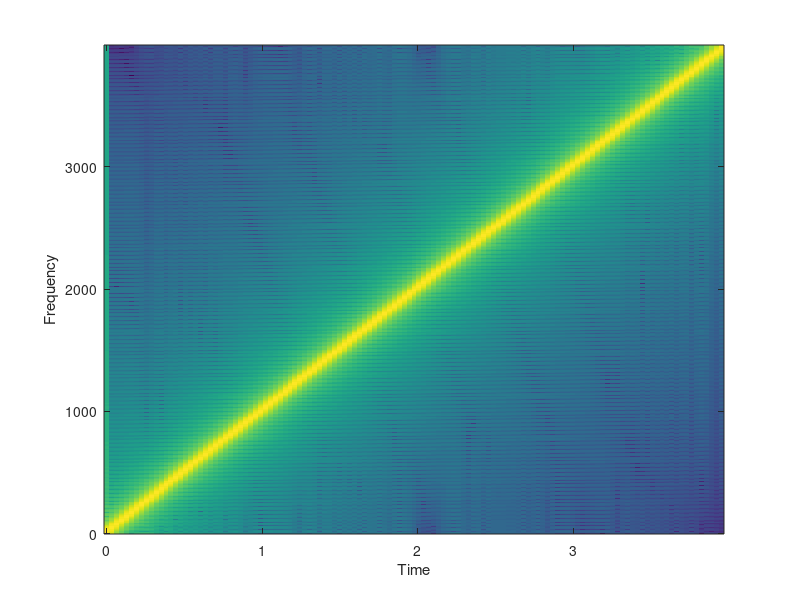

The MATLAB source for this figure: (Note: this script raises an error after producing the figure.)
%% Chapter 3 - How is sound processed in an MP3 player?
% This is a companion file to the book "Applied Signal Processing", 
% by T.Dutoit and F. Marques, Springer 2008.
% 
% It is supposed to be run cell-by-cell, using the cell mode of 
% MATLAB 6 and later versions. Search for "what are cells" in the 
% product help of MATLAB to know how to use them.
% 
% This file uses the SIGNAL_PROCESSING toolbox of MATLAB.
 
%%
% In this script, we will see how the limitations of the human auditory
% process have been taken into account for the design of perceptual audio
% coders, with special emphasis on the principles underlying the MPEG-1
% Layer-I audio coding norm. We start by examining a two-channel filter bank
% using conventional filters (Section 1) and QMF filters (Section 2). We
% then extend our study to a 32-channel PQMF filter bank (Section 3) and
% show how it can be efficiently implemented using block-based lapped
% transforms (Section 4). We conclude by providing our filter bank with
% a perceptual quantizer for sub-band signals (Section 5).
%
% Copyright N. Moreau, T. Dutoit (2007)

clear all;
set(0,'defaultFigureColor','w');

%% 1. Two-channel filter bank
% The MPEG 1 Layer I coder is based on quantifying the sub-band signals of
% an analysis-synthesis filter bank (as we will see later, this can also be
% interpreted in terms of block-transform-based processing).  
% The analysis filter-bank at the encoder splits the signal into (ideally,
% non-overlapping) frequency bands. The resulting narrow-band signals are
% then decimated, and quantized. The decoder upsamples each sub-band signal
% and performs band-pass-filtering so as to eliminate the aliasing images
% due to upsampling.    
% 
% Before examining a complete M-channel filter bank, we first discuss 
% the 2-channel case, and the effect of a decimation and interpolation in
% each branch. 
%
% Let us first generate a 4-seconds chirp signal (from 0 to 4 kHz) with a
% sampling rate of 8 kHz, which we will use as a reference throughout
% this Section.  

Fs=8000;
input_signal=chirp((0:4*Fs)/Fs,0,4,4000);

clf;
soundsc(input_signal,Fs);

%%
specgram(input_signal,1024,Fs,256);

%%
% Applying direct downsampling-upsampling by 2 results in replacing every
% other sample by zero. The result is that an artifact signal is added,
% whose spectrum is the quadrature mirror image of that of the chirp. Two
% sinusoids can be heard at any time. (Notice we multiply the signal by 2
% when upsampling, so that the power of the signal remains unchanged.)

downsampled=input_signal(1:2:end);
upsampled(1:2:2*length(downsampled))=2*downsampled;

clf;
specgram(upsampled,1024,Fs, 256);
soundsc(upsampled,Fs);

%%
% Adding a quarter-band filter after upsampling eliminates the image
% distortion, making sure that only one 
% sinusoid appears at any time. During the first half of the chirp, that
% sinusoid is the chirp itself; during the second half, the sinusoid is an
% alias, due to the quadrature mirror image of the chirp. 
% We design the synthesis filter as symmetric FIR, so as to avoid phase 
% distortion, and we set its order to 1000, so as to obtain high stop-band
% rejection (close to 80 dB). Notice the first 1000 samples are a transient.

G0=fir1(1000,1/2);
freqz(G0,1);

%%
G0_output=filter(G0,1,upsampled);

clf;
% NB: The first 1000 samples are a filter transient reponse
specgram(G0_output(1001:end),1024,Fs);
soundsc(G0_output(1001:end),Fs);

%% 
% Adding another quarter-band filter before downsampling removes the
% aliasing distortion, i.e. the alias in the second half of the chirp. This synthesis 
% filter can a priori be identical to the analysis filter.

H0=G0;
H0_output=filter(H0,1,input_signal);
downsampled=H0_output(1:2:end);
upsampled(1:2:2*length(downsampled))=2*downsampled;
G0_output=filter(G0,1,upsampled);

clf;
% NB: The first 2000 samples are a filter transient reponse
specgram(G0_output(2001:end),1024,Fs, 256);
soundsc(G0_output(2001:end),Fs);

%% 
% Using HF quarter-band filters instead of LF ones selects the second half
% of the chirp.

G1=fir1(1000,1/2,'high');
H1=G1;
H1_output=filter(H1,1,input_signal);
downsampled=H1_output(1:2:end);
upsampled(1:2:2*length(downsampled))=2*downsampled;
G1_output=filter(G1,1,upsampled);

clf;
specgram(G1_output(2001:end),1024,Fs,256);
soundsc(G1_output(2001:end),Fs);

%%
% We now examine the output of the 2-channel sub-band filter bank, by
% adding  the two signals obtained above.

synt_signal=G0_output+G1_output;

clf;
specgram(synt_signal(2001:end),1024,Fs,256);
soundsc(synt_signal(2001:end),Fs);

%%
% Perfect reconstruction is not achieved, as shown in the previous
% spectrogram. Closer examination of the error waveform shows that most of
% the error lies in the center of the signal (this is not shown in the
% spectrogram), i.e., for frequencies for which the H0 and H1 filters
% overlap: more important aliasing cannot be avoided in each band for these
% frequencies. 

% Shift synt_signal to account for the filters delay. A symmetric FIR
% filter of order N (length N+1) brings a delay of N/2 samples.
error=synt_signal(1001:end)-input_signal(1:end-1000);
plot(error);
soundsc(error,Fs)

%% 2. Two channel QMF filter bank
% Perfect reconstruction is possible even with non ideal filters (i.e. even
% with some aliasing in each band) provided the overall aliasing is canceled
% when adding the low-pass and high-pass sub-band signals.
% This, as we shall see, is mainly the responsibility of the analysis and
% synthesis filters. 
%
% (Johnston's type) QMF filters provide a solution for nearly perfect
% reconstruction. In this example, we use Johnston's "B-12" QMF. 

H0_QMF=[-0.006443977 0.02745539 -0.00758164 ...
    -0.0913825  0.09808522 0.4807962];
H0_QMF=[H0_QMF fliplr(H0_QMF)];
[H0,W]=freqz(H0_QMF,1);

H1_QMF=H0_QMF.*[1 -1 1 -1 1 -1 1 -1 1 -1 1 -1];
[H1,W]=freqz(H1_QMF,1);

plot(W/pi,20*log10(abs(H0)),'-',W/pi,20*log10(abs(H1)),'--');
legend('H0(f)', 'H1(f)');
xlabel('Normalized frequency (*pi rad/sample)'); ylabel('Magnitude (dB)');

%%
% These filters are not very frequency selective (because their order is
% low), and will therefore allow important aliasing in each band.

Fs=8000;
input_signal=chirp((0:4*Fs)/Fs,0,4,4000);

% LF band
H0_output=filter(H0_QMF,1,input_signal);
subband_0=H0_output(1:2:end);
upsampled(1:2:2*length(subband_0))=2*subband_0;
G0_QMF=H0_QMF;
G0_output=filter(G0_QMF,1,upsampled);

clf;
specgram(G0_output,1024,Fs,256);
%soundsc(G0_output,Fs);

%%
% HF band

H1_output=filter(H1_QMF,1,input_signal);
subband_1=H1_output(1:2:end);
upsampled(1:2:2*length(subband_0))=2*subband_1;
G1_QMF=-H1_QMF;
G1_output=filter(G1_QMF,1,upsampled);

clf;
specgram(G1_output,1024,Fs,256);
%soundsc(G1_output,Fs);

%% 
% Perfect reconstruction is now achieved, because the QMF analysis and
% synthesis filters are such that the aliasing in each band sum up to zero
% (more precisely, close to 0). 

synt_signal=G0_output+G1_output;

clf;
specgram(synt_signal,1024,Fs,256);
%soundsc(synt_signal,Fs);

%% 3. 32-Channel Pseudo-QMF filter bank
% We now build a 32-channel PQMF filter bank, as implemented in the MPEG-1
% Layer-I norm, and check its perfect reconstruction capability.
%
% *MATLAB function involved:*
% 
% * |hn = PQMF32_prototype| returns in |hn| the impulse response of the prototype
% low-pass symmetric filter of length 512 for building a 32-channel PQMF
% filter bank. This filter is used in the MPEG-1 Layer-I coder. Its
% normalized bandpass is 1/64 Hz and it satisfies the PR condition.  

% Load the prototype lowpass filter
hn=PQMF32_prototype;

%%
% Build 32 cosine modulated filters centered on normalized frequencies
% Fi=(2*i+1)/64 *1/2
PQMF32_Gfilters = zeros(32, 512);
for i = 0:31
    t2 = ((2*i+1)*pi/(2*32))*((0:511)+16);
    PQMF32_Gfilters(i+1,:) = hn.*cos(t2);
end
PQMF32_Hfilters=fliplr(PQMF32_Gfilters);

for i = 1:32
    [H,W]=freqz(PQMF32_Hfilters(i,:),1,512,44100);
    plot(W,20*log10(abs(H))); hold on
end
xlabel('Frequency (Hz)'); ylabel('Magnitude (dB)');
set(gca,'xlim',[0 22050]);
hold off;

%%
% Clearly, PQMF filters are not ideal band-pass filters with normalized
% bandwidth=1/64. But they almost satisfy the "pseudo" feature, which
% assumes that the filter response in a given band only overlaps with its 2
% neighboring bands. The total normalized bandwidth of each filter is 
% indeed about  1/32. Notice the filter gain is 15 dB, i.e. 20*log10(32)/2.
% As a result, passing twice through the filter produces a gain of 32,
% which compensates for the decimation by 32. In the next lines, it is thus
% not necessary to multiply upsampled sub-band signals by 32.
%
% Let us now check the output of the PQMF filter bank when fed with 2
% seconds of violin monophonic signal sampled at 44.100 Hz.

[input_signal, Fs] = audioread('..\..\audio_samples\violin.wav');
clf;
specgram(input_signal,1024,Fs,256);
soundsc(input_signal,Fs);

%%
output_signal=zeros(size(input_signal));

for i=1:32

    Hi_output=filter(PQMF32_Hfilters(i,:),1,input_signal);
    subband_i=Hi_output(1:32:end);
    upsampled_i(1:32:32*length(subband_i))=subband_i;
    % synthesis filters are the symmetric of the analysis filters, which
    % ensures linear phase in each sub-band
    Gi_output=filter(PQMF32_Gfilters(i,:),1,upsampled_i');
    output_signal=output_signal+Gi_output;
    
    % Screen output
    fprintf('processing sub-band %3d\n', i)

    if i==3 
        G3_output=Gi_output;
    end;

end;

%%
% As revealed by listening sub-band 3, isolated sub-band signals
% are very much aliased, because each  PQMF filter is not ideal. 

clf;
specgram(G3_output,1024,Fs,256);
soundsc(G3_output,Fs);

%%
% The PQMF filter bank makes sure aliasing in adjacent bands cancels itself
% when sub-bands are added. 

specgram(output_signal,1024,Fs,256);
soundsc(output_signal,Fs);

%%
% The power of the reconstruction error is about 85 dB below that of the
% signal. Notice the ouput is delayed by 511 samples (since H and G filters
% have a delay of 511/2 samples).
%
% *MATLAB function involved:*
% 
% * |snr = snr(signal,signal_plus_noise, max_shift,showplot)| returns the
% signal-to-noise ratio computed from the input signals. |Max_shift| gives
% the maximum time-shift (in samples) between |signal| and
% |signal_plus_noise|. The actual time-shift (obtained from the maximum of
% the cross-correlation between both signals) is taken into account to
% estimate the noise. If |showplot| is specified, then the signal,
% signal_plus_noise, and error are plotted, and the SNR is printed on the
% plot.

error=output_signal(512:end)-input_signal(1:end-511);

[signal_psd,w]=periodogram(input_signal(11001:12024),hamming(1024));
[error_psd,w]=periodogram(error(11001:12024),hamming(1024));
plot(w/pi*22050,10*log10(signal_psd)); hold on;
plot(w/pi*22050,10*log10(error_psd),'r','linewidth',2); hold off;
set(gca,'xlim',[0 22050]);
legend('Signal PSD', 'Error PSD');
xlabel('Frequency (Hz)'); ylabel('Magnitude (dB)');

snr_PQMF=snr(input_signal(1:end-511),output_signal(512:end),0)

%% 4. Filter banks and Lapped Transforms
% If the length of the filters used in M-channel sub-band filters were
% exactly M samples, one could easily see the operations performed
% simultaneously by the M analysis filters as a linear transform of
% successive non-overlapping M sample frames of the input signal.
%
% A 4-sample DFT, for instance, can implement a 4-channel filter bank
% whose subband filters are the time-reversed of the lines of the 4x4 DFT
% matrix. Applying it to a chirp is straightforward.
clear output_signal;
Fs=8000;
input_signal=chirp((1:4*Fs)/Fs,0,4,4000);

for i=1:length(input_signal)/4

    % creating a column vector with 4 samples
    input_frame=input_signal(4*(i-1)+1:4*(i-1)+4)';
    
    % producing one sample in each downsampled sub-band, i.e. band-pass
    % filtering and downsampling all sub-bands in one operation.
    subbands_sample=fft(input_frame);
    
    % producing four samples of the filter bank output, i.e. upsampling, 
    % band-pass filtering all sub-bands, and summing them in one operation. 
    output_frame=ifft(subbands_sample);
    
    % storing the output column vector in the output signal
    output_signal(4*(i-1)+1:4*(i-1)+4)=output_frame';

end;
%soundsc(output_signal,Fs);

%%
% Since the underlying filters have complex coefficients, however, each
% sub-band signal is complex. What is more, this type of filter bank is not
% very frequency selective, as shown below. The frequency overlap between
% adjacent bands is about half the main lobe band-pass (as in the previous
% section on PQMF), but the side lobes are very high. This does not make it
% a good candidate for sub-band coding. 

tmp=[1 ; exp(-j*pi/2) ; exp(-j*pi) ; exp(-j*3*pi/2)]
DFT_matrix_4x4=vander(tmp)

for i=1:4
    [H,W]=freqz(fliplr(DFT_matrix_4x4(i,:)),1,'whole');
    plot(W/pi,max(20*log10(abs(H)),-50)); hold on
end
xlabel('Normalized frequency (*pi rad/sample)'); ylabel('Magnitude (dB)');
hold off;


%%
% In general, the length of the impulse responses of the analysis and
% synthesis filters used in sub-band coders is higher than the number M of
% channels.  The filtering operations, however, can still be
% implemented as the multiplication of L-sample frames with LxM or
% MxL matrices. 
%
% For example, the 32-channel PQMF filter-bank introduced in the previous
% Section, in which the length L of the impulse response of each filter is
% 512 samples, can be efficiently implemented as follows (which is very much
% similar to the implementation of our previous DFT-based filter bank,
% with the addition of overlap).

% Build the PQMF H and G filters
hn=PQMF32_prototype;
PQMF32_Gfilters = zeros(32, 512);
for i = 0:31
    t2 = ((2*i+1)*pi/(2*32))*((0:511)+16);
    PQMF32_Gfilters(i+1,:) = hn.*cos(t2);
end

[input_signal,Fs]=audioread('..\..\audio_samples\violin.wav');

% Block-based sub-band filtering
input_frame=zeros(512,1);
output_signal=zeros(size(input_signal));

for i=1:(length(input_signal)-512+32)/32
    
    % Overlap input_frames (column vectors)
    input_frame=input_signal((i-1)*32+1:(i-1)*32+512);

    % Analysis filters and downsampling
    % Since PQMF H filters are the time-reversed G filters, we use the G
    % filters matrix to simulate analysis filtering
    subbands_frame_i = PQMF32_Gfilters*input_frame;
    
    % Synthesis filters
    output_frame = PQMF32_Gfilters'*subbands_frame_i;

    % Overlap output_frames (with delay of 511 samples)
    output_signal((i-1)*32+1:(i-1)*32+512)= ...
        output_signal((i-1)*32+1:(i-1)*32+512)+output_frame;
    
end

%%
% Obviously we get the same results as before, and the overall SNR is
% unchanged.

error=output_signal-input_signal;

[signal_psd,w]=periodogram(input_signal(11001:12024),hamming(1024));
[error_psd,w]=periodogram(error(11001:12024),hamming(1024));
plot(w/pi*22050,10*log10(signal_psd)); hold on;
plot(w/pi*22050,10*log10(error_psd),'r','linewidth',2); hold off;
set(gca,'xlim',[0 22050]);
legend('Signal PSD', 'Error PSD');
xlabel('Frequency (Hz)'); ylabel('Magnitude (dB)');

snr_lapped=snr(input_signal(512:end-512),...
                     output_signal(512:end-512),0);

%% 5. Perceptual audio coding
% The sub-band filtering process developed in the previous Sections
% transforms the original stream of samples at sampling frequency Fs into
% 32 parallel sub-bands sampled at Fs/32. It does not by itself produce
% compression.
%
% Quantizing sub-band samples uniformly does not allow much transparency at
% low bit rates, as shown in the 4-bits per sub-band sample trial below
% (compression factor = 4). We use a mid-thread quantizer here, so as to
% encode low level signals to 0.

% Build the PQMF H and G filters
hn=PQMF32_prototype;
PQMF32_Gfilters = zeros(32, 512);
for i = 0:31
    t2 = ((2*i+1)*pi/(2*32))*((0:511)+16);
    PQMF32_Gfilters(i+1,:) = hn.*cos(t2);
end

[input_signal,Fs]=audioread('..\..\audio_samples\violin.wav');

% Block-based sub-band analysis filtering
input_frame=zeros(512,1);
output_signal=zeros(size(input_signal));

n_frames=(length(input_signal)-512+32)/32;
for i=1:n_frames
     
     % Overlap input_frames (column vectors)
     input_frame=input_signal((i-1)*32+1:(i-1)*32+512);
 
     % Analysis filters and downsampling
     % NB: we put sub-band signals in columns
     subbands(i,:) = (PQMF32_Gfilters*input_frame)';
 
     % Uniform quantization on 4 bits, using a mid-thread quantizer in
     % [-1,+1] 
     n_bits = 4;
     alpha = 2^(n_bits-1);
     quantized_subbands(i,:) = (floor(alpha*subbands(i,:)+0.5))/alpha; % mid-thread

     % the |uencode| and |udecode| functions provided by MATLAB do not
     % properly implement a mid-thread quantizer. Using them here (by
     % uncommenting the next two lines results in tonal quantization noise.
     % See Appendix 1 at the end of this script. 
     % codes = uencode(subbands(i,:),4,1);
     % quantized_subbands(i,:) = udecode(codes,4);
 
     % Synthesis filters
     output_frame = PQMF32_Gfilters'*quantized_subbands(i,:)';
 
     % Overlap output_frames (with delay of 511 samples)
     output_signal((i-1)*32+1:(i-1)*32+512)= ...
         output_signal((i-1)*32+1:(i-1)*32+512)+output_frame;
     
end

specgram(output_signal,1024,Fs,256);
soundsc(output_signal,Fs);

%%
% The resulting output signal is degraded. It exhibits a strong high
% frequency tonal noise. This is typical of sub-band coding, in which
% quantization errors are produced at Fs/32, i.e. 1378 Hz.
% The SNR falls down to 10.3 dB.

% NB: no delay compensation required, as the first sub-band samples
% produced by the lapped transform correspond to the 512th original
% samples.

error=output_signal-input_signal;

[signal_psd,w]=periodogram(input_signal(11001:12024),...
    hamming(1024));
[error_psd,w]=periodogram(error(11001:12024),...
    hamming(1024));
plot(w/pi*22050,10*log10(signal_psd)); hold on;
plot(w/pi*22050,10*log10(error_psd),'r','linewidth',2); hold off;
set(gca,'xlim',[0 22050]);
legend('Signal PSD', 'Error PSD');
xlabel('Frequency (Hz)'); 
ylabel('Magnitude (dB)');

snr_4bits=snr(input_signal(512:end-512),output_signal(512:end-512),0)

%%
% One can see that the fixed [-1,+1] quantizer range does not adequately
% account for the  variation of sub-band signal level across sub-bands, 
% as well as in time.  

plot(quantized_subbands(100:200,2)); hold on; 
plot(subbands(100:200,2),'--r'); hold off;
legend('Sub-band #2, quantized', 'Sub-band#2, original');
xlabel('Time (samples at Fs/32)'); ylabel('Amplitude');

%%
% An obvious means of enhancing its quality is therefore to apply a
% scale factor to each sub-band quantizer. As in the MPEG-1 Layer-I coder,
% we compute a new scale factor every 12 sub-band sample (i.e. every 
% 32x12 = 384 sample at the original sample rate).
% Quantization errors are much reduced (here in sub-band #2).

% Adaptive quantization per blocks of 12 frames
n_frames=fix(n_frames/12)*12;
for k=1:12:n_frames
    
    % Computing scale factors in each 12 samples sub-band chunk
    [scale_factors,tmp]=max(abs(subbands(k:k+11,:)));
    
    % Adaptive uniform quantization on 4 bits, using a mid-thread quantizer in
    % [-Max,+Max] 
    for j=1:32 % for each sub-band
 
        n_bits = 4;
        alpha = 2^(n_bits-1)/scale_factors(j);
        quantized_subbands(k:k+11,j) = ...
            (floor(alpha*subbands(k:k+11,j)+0.5))/alpha; % mid-thread

    end;

end;

plot(quantized_subbands(100:200,2)); hold on; 
plot(subbands(100:200,2),'--r'); hold off;
legend('Sub-band #2, quantized', 'Sub-band#2, original');
xlabel('Time (samples at Fs/32)'); ylabel('Amplitude');

%%
% The resulting signal is of much higher quality.

% Signal synthesis
output_signal=zeros(size(input_signal));
for i=1:n_frames

    % Synthesis filters
    output_frame = PQMF32_Gfilters'*quantized_subbands(i,:)';

    % Overlap output_frames (with delay of 511 samples)
    output_signal((i-1)*32+1:(i-1)*32+512)= ...
        output_signal((i-1)*32+1:(i-1)*32+512)+output_frame;
    
end

specgram(output_signal,1024,Fs,256);
soundsc(output_signal,Fs);

%%
% The overall SNR has increased to 25 dB.

error=output_signal-input_signal;

[signal_psd,w]=periodogram(input_signal(11001:12024),...
     hamming(1024));
[error_psd,w]=periodogram(error(11001:12024),...
     hamming(1024));
plot(w/pi*22050,10*log10(signal_psd)); hold on;
plot(w/pi*22050,10*log10(error_psd),'r','linewidth',2); hold off;
set(gca,'xlim',[0 22050]);
legend('Signal PSD', 'Error PSD');
xlabel('Frequency (Hz)'); 
ylabel('Magnitude (dB)');

snr_4bits_scaled=snr(input_signal(512:end-512),...
    output_signal(512:end-512),0)

%%
% The ultimate refinement, which is by far the most effective and results
% from years of audio research, consists in accepting more quantization
% noise (by allocating less bits, and thereby accepting a higher SNR) in
% frequency bands where it will not be heard, and using these extra bits
% for more perceptually prominent bands. The required perceptual
% information is provided by a psycho-acoustical model.
%
% For any 512-sample frame taken from the input signal, the MPEG-1 Layer-I
% psycho-acoustical model computes a global masking threshold, obtained by
% first detecting prominent tonal and noise maskers, separately, and
% combining their individual thresholds. The maximum of this global
% threshold and the absolute auditory threshold is then taken as the final
% threshold. 
%
% *MATLAB function involved:*
% 
% * |function [SMR, min_threshold_subband, masking_threshold] = ...
%    MPEG1_psycho_acoustic_model1(frame)|
% Computes the masking threshold (in dB) corresponding to psycho-acoustic
% model #1 used in MPEG-1 Audio (cf  ISO/CEI  norm 11172-3:1993 (F), pp.
% 122-128). 
% Input |frame| length should be 512 samples. 
% |min_threshold_subband| returns the minimun of |masking threshold| in each
% of the 32 sub-bands. 
% |SMR| returns 27 signal-to-mask ratios (in dB);
% |SMR|(28-32) are not used. 

frame=input_signal(11001:11512);
[SMR, min_threshold,frame_psd_dBSPL]= ...
    MPEG1_psycho_acoustic_model1(frame);
% NB: the power levels returned by this function assume that a full-scale 
% signal (in [-1,+1]) corresponds to 96 DB SPL

f = (0:255)/512*44100;
auditory_threshold_dB = 3.64*((f/1000).^-0.8) - ...
    6.5*exp(-0.6.*((f/1000)-3.3).^2) + 0.001*((f/1000).^4);
plot(f, frame_psd_dBSPL, f, min_threshold,'.r', ...
    f, auditory_threshold_dB, '-.w');
hold off;
axis([0 22050 -20 100]);
legend('Signal PSD', 'Min. threshold per sub-band','Absolute threshold');
xlabel('Frequency (Hz)'); ylabel('Magnitude (dB)');

%%
% Signal-to-Mask Ratios (SMR) are computed for each band, in a very
% conservative way (as the ratio of the maximum of the signal PSD to the
% minimum of the masking threshold in each band).  
% Bit allocation is performed by an iterative algorithm which gives
% priority to sub-bands with higher SMR. 
% The resulting SNR in each sub-band should be greater or equal to
% the SMR, so as to push the noise level below the masking threshold.
%
% *MATLAB function involved:*
% 
% * |function [N_bits,SNR] = MPEG1_bit_allocation(SMR, bit_rate)|
% Implements a simplified bit allocation greedy algorithm.
% |SMR| is the signal-to-mask ratios in each sub-band,
% as defined by the MPEG1 psycho-acoustic model. 
% |bit_rate| is in kbits/s.
% |N_bits| is the number is bits in each sub_band.
% |SNR| is the maximum SNR in each sub-band after quantization, i.e. the
% SNR assuming each sub-band contains a full-range sinusoid.
% NB: N_bits and SNR are set to zero for sub-bands 28 to 32.

% Allocating bits for a target bit rate of 192 kbits/s (compression
% ratio = 4)
[N_bits, SNR] = MPEG1_bit_allocation(SMR, 192000);

stairs((0:32)/32*22050,[SMR SMR(32)]);
hold on;
stairs((0:32)/32*22050,[SNR SNR(32)],'-');
axis([0 22050 -20 100]);
legend('SMR', 'SNR');
xlabel('Frequency (Hz)'); ylabel('Magnitude (dB)');

%%
% Let us test this on the complete signal, adding perceptual bit allocation
% to adaptive uniform quantization. 
% Notice we simplify the quantization
% scheme here, compared to MPEG-1, by considering quantization with any
% number of bits in [0,16].  

% Adaptive quantization per blocks of 12 frames
n_frames=fix(n_frames/12)*12;
for k=1:12:n_frames
    
    % Computing scale factors in each 12 samples sub-band chunk
    [scale_factors,tmp]=max(abs(subbands(k:k+11,:)));
    
    % Computing SMRs
    frame=input_signal(176+(k-1)*32:176+(k-1)*32+511);
    % NB: the input frame for the psycho-acoustic model is delayed by 176
    % samples, as it should be centered in the middle of the local block of
    % 12 sub-band samples, and the first sub-band sample corresponds to
    % original sample 256 (actually, to sample 512, but the analysis filter
    % introduces a delay of 256 samples). So the center of the first frame should
    % be on original sample 256+11*32/2=432, and the beginning of this frame
    % falls on sample 11*32/2=176.
    SMR = MPEG1_psycho_acoustic_model1(frame);

   % Allocating bits for a target bit rate of 192 kbits/s (compression
   % ratio = 4)
    N_bits = MPEG1_bit_allocation(SMR, 192000);

    % Adaptive perceptual uniform quantization, using a mid-thread 
    % quantizer in [-Max,+Max] 
    for j=1:32 % for each sub-band

        if N_bits(j)~=0
            alpha = 2^(N_bits(j)-1)/scale_factors(j);
            quantized_subbands(k:k+11,j) = ...
                (floor(alpha*subbands(k:k+11,j)+0.5))/alpha; % mid-thread

%             codes= uencode(subbands(k:k+11,j),N_bits(j),...
%                 scale_factors(j),'signed');
%             quantized_subbands(k:k+11,j) = ... 
%                 udecode(codes,N_bits(j),scale_factors(j));
        else
            quantized_subbands(k:k+11,j) = 0;
        end;

    end;

    % Screen output
    fprintf('processing frame %3d/%3d\n', k,n_frames)

end;

% Signal synthesis
output_signal=zeros(size(input_signal));
for i=1:n_frames
    % Synthesis filters
    output_frame = PQMF32_Gfilters'*quantized_subbands(i,:)';
    % Overlap output_frames (with delay of 511 samples)
    output_signal((i-1)*32+1:(i-1)*32+512)= ...
        output_signal((i-1)*32+1:(i-1)*32+512)+output_frame;
end

clf;
specgram(output_signal,1024,Fs,256);
soundsc(output_signal,Fs);

%%
% Quantization noise is now very small in some prominent sub-bands, like
% sub-band #2. 

clf;
plot(subbands(100:200,2),'--r'); hold on;
plot(quantized_subbands(100:200,2)); hold off; 
legend('Sub-band #2, original','Sub-band#20, quantized');
xlabel('Time (samples at Fs/32)'); ylabel('Amplitude');

%%
% It is also more important in other sub-bands, like sub-band #20. 

plot(subbands(100:200,20),'--r'); hold on;
plot(quantized_subbands(100:200,20)); hold off; 
legend('Sub-band #20, original','Sub-band#20, quantized');
xlabel('Time (samples at Fs/32)'); ylabel('Amplitude');

%%
% The overall SNR has increased to 36.2 dB.
% The perceptual SNR is actually much higher, since most of the noise
% cannot be heard. 

error=output_signal(1:end)-input_signal(1:end);
error(1:10)
[signal_psd,w]=periodogram(input_signal(11001:12024),...
    hamming(1024));
[error_psd,w]=periodogram(error(11001:12024),...
    hamming(1024));
plot(w/pi*22050,10*log10(signal_psd)); hold on;
plot(w/pi*22050,10*log10(error_psd),'r','linewidth',2); hold off;
legend('Signal PSD', 'Error PSD');
xlabel('Frequency (Hz)'); ylabel('Magnitude (dB)');

snr_scaled_perceptual=snr(input_signal(512:end-512),...
    output_signal(512:end-512),0)

%%
% The price to pay is that the scale factors and the number of bits per
% sub-band must now be stored, every 12 frames (i.e. every 12*32 sub-band
% samples). 
% In the MPEG-1 norm, scale factors expressed in dB and quantized
% on 6 bits each. This comes from the fact that the ear perceives loudness
% as the log of the energy, and has about 96 dB of hearing dynamics with a
% sensitivity threshold of about 1 dB. With 6 bits, the quantization step
% is 96/64 dB and the error lies in [-96/62/2, +96/64/2], which is below
% the 1 dB threshold.
% Assuming 4 bits are required for this information in each of the
% 27 first sub-bands (sub-bands 28 to 32 are ignored my MPEG1), this leads
% to 27*10=270 bits every 12 frames. 
% (In practice, MPEG-1 does not allow all integer values in [1,16] for the
% number of bits in each band, which makes it possible to quantize it to
% less then 4 bits. The total number of bits used for bit allocation is
% then reduced to 88.) 
% It is easy to obtain the number of bits used for the last block of 12
% frames in our audio test, and the related bit-rate.

bits_per_block=sum(N_bits)*12+270
bit_rate=bits_per_block*44100/384

%% Appendix 1: Uniform quantizers
% In Section 5 we have used a mid-thread quantizer. It was tempting to use
% the |uencode| and |udecode| fucntions provided by MATLAB, but a quick
% examination of the quantization charactertic of these functions shows
% they do not implement a real mid-thread quantizer.

x = -1:0.01:1;
n_bits=3;
codes = uencode(x,n_bits,1);
y1 = udecode(codes,n_bits,1);
alpha = 2^(n_bits-1);
y2 = (floor(alpha*x)+0.5)/alpha; % mid-rise
y3 = (floor(alpha*x+0.5))/alpha; % mid-thread

plot(x,y1); hold on
plot(x,y2,'r')
plot(x,y3,'g')
plot([0 0], [-1 1])
plot([-1 1], [0 0])
axis([-1 1 -1 1])
legend('uen(de)code', 'mid-rise','mid-thread');
